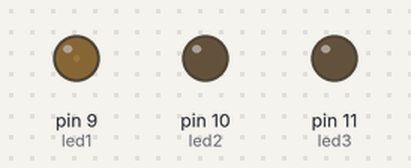
A sketch run on a simulated Arduino Uno, built with avr-gcc and run on an emulated ATmega328P. Parts: output pins drawn as LEDs (lit = HIGH).

Above: at 0.05 s.
At 0.85 s:
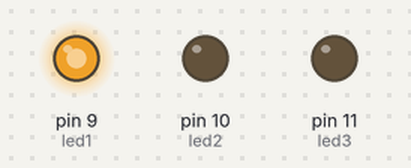
At 1.7 s:
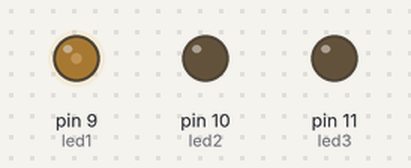
At 3.15 s:
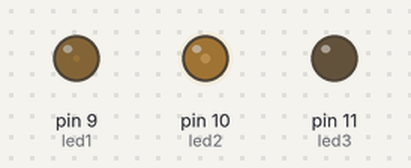
At 3.85 s:
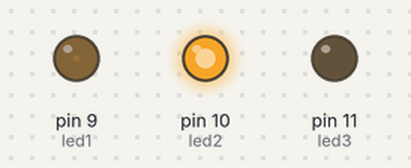
At 7.65 s:
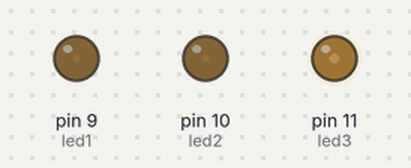
Timing chart, 0 to 11.5 s (numbered marks = the images above):
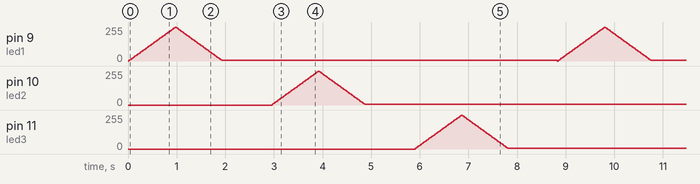

The sketch:

LED_LIGHT.ino
```cpp
int led1 = 9;
int led2 = 10;
int led3 = 11;

void setup()
{
  pinMode(led1,OUTPUT);
  pinMode(led2, OUTPUT);
  pinMode(led3, OUTPUT);
}
void loop()
{
  fadeOn(1000, 5, led1);
  fadeOff(1000, 5, led1);
  delay(1000);
  fadeOn(1000, 5, led2);
  fadeOff(1000, 5, led2);
  delay(1000);
  fadeOn(1000, 5, led3);
  fadeOff(1000, 5, led3);
  delay(1000);
}

void fadeOn(unsigned int time,int increament, int led){
  for(byte value=0;value<255;value+=increament){
            analogWrite(led, value);
            delay(time/(255/increament));
   }
}

void fadeOff(unsigned int time,int decreament, int led){
  for(byte value=255;value>0;value-=decreament){
        analogWrite(led,value);
            delay(time/(255/decreament));
    }
}
```
